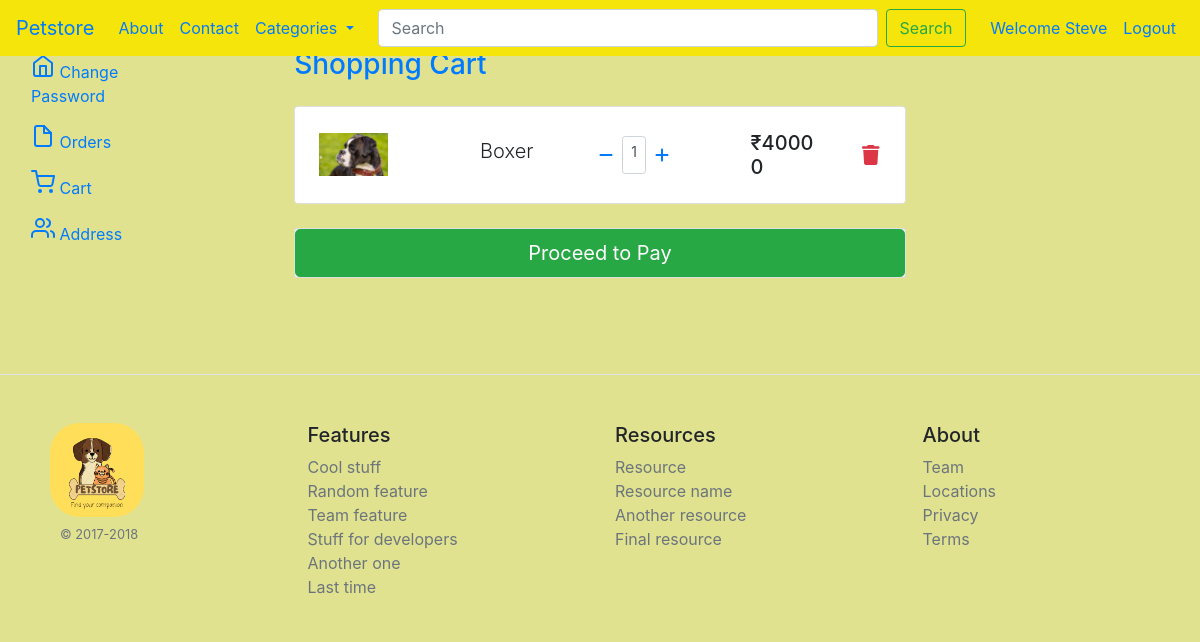
Page /view_cart/ (signed in) on the committed database.
### core/models.py (models this page shows, shortened)
class Cart(models.Model):
    user = models.ForeignKey(User, on_delete=models.CASCADE)
    product = models.ForeignKey(Pet, on_delete=models.CASCADE)
    quantity = models.PositiveIntegerField(default=1)         # Quantity cannot be negative so we have used PositiveIntegerField
    @property
    def price_and_quantity_total(self):
        return self.product.discounted_price*self.quantity

class Pet(models.Model):
    CATEGORY_CHOICES = [
        ('DOG', 'Dog'),
        ('CAT', 'Cat'),
        ('BIRD', 'Bird'),
    ]
    name = models.CharField(max_length=100)
    category = models.CharField(max_length=20, choices=CATEGORY_CHOICES)
    small_description=models.CharField(max_length=300)
    description=models.TextField()
    original_price = models.IntegerField()
    discounted_price = models.IntegerField()
    pet_image =models.ImageField(upload_to='pet_images')  # As we are using image field we have to intall 'pillow'. And we have to Define MEDIA_URL in settings.py file so that all folder should save in media directory

### core/views.py (the view)
# urls.py: path('view_cart/',views.view_cart, name="viewcart"),
def view_cart(request):
    if request.user.is_authenticated:
        cart_items =Cart.objects.filter(user=request.user)
        return render(request,'core/view_cart.html',{'cart_items':cart_items})
    else:
        return redirect('login')

### core/templates/core/view_cart.html (shortened to what this page needs)
{% extends "core/base.html" %}
{% block content %}
<div class="container-fluid profile">
      <div class="row">
        <div class="col-md-2 d-none d-md-block sidebar" >
            <nav >
            <div class="sidebar-sticky">
                <ul class="nav flex-column">
                <li class="nav-item">
                    <a class="nav-link active" href="{% url "profile" %}">
                    </a>
                </li>
                <li class="nav-item">
                    <a class="nav-link active" href="{% url "changepassword" %}">
                    Change Password <span class="sr-only">(current)</span>
                    </a>
                </li>
                <li class="nav-item">
                    <a class="nav-link " href="#">
                    Orders
                    </a>
                </li>
                <li class="nav-item">
                    <a class="nav-link" href="{% url "viewcart" %}">
                    Cart
                    </a>
                </li>
                <li class="nav-item">
                    <a class="nav-link" href="#">
                    Address
                    </a>
                </li>
                </ul>
            </div>
            </nav>
        </div>
        <div class="col-md-8">
            <div class="container h-100 py-5">
                <div class="row d-flex justify-content-center align-items-center h-100">
                <div class="col-10">
                    <div class="d-flex justify-content-between align-items-center mb-4">
                    <h3 class="fw-normal mb-0 text-black text-primary">Shopping Cart</h3>
                    </div>
                {% for item in cart_items %}
                    <div class="card rounded-3 mb-4">
                        <div class="card-body p-4">
                        <div class="row d-flex justify-content-between align-items-center">
                        <div class="col-md-2 col-lg-2 col-xl-2">
                            <img
                            src="{{item.product.pet_image.url}}"
                            class="img-fluid rounded-3" alt="Cotton T-shirt">
                        </div>
                        <div class="col-md-3 col-lg-3 col-xl-3">
                            <p class="lead fw-normal mb-2">{{item.product.name}}</p>
                        </div>
                        <div class="col-md-3 col-lg-3 col-xl-2 d-flex">
                            <button class="btn btn-link px-2">
                            <a href="{% url "delete_quantity" item.id %}"><i class="fas fa-minus"></i></a>
                            </button>
                            <div class="form-control form-control-sm">
                                {{item.quantity}}
                            </div>
                            <button class="btn btn-link px-2">
                             <a href="{% url "add_quantity" item.id %}"><i class="fas fa-plus"></i></a>
                            </button>
                        </div>
                        <div class="col-md-3 col-lg-2 col-xl-2 offset-lg-1 ">
                            <h5 class="mb-0">₹{{item.price_and_quantity_total}}</h5>
                        </div>
                        <div class="col-md-1 col-lg-1 col-xl-1 text-end">
                            <a href="{% url "deletecart" item.id %}" class="text-danger"><i class="fas fa-trash fa-lg"></i></a>
                        </div>
                        </div>
                    </div>
                    </div>
               {% endfor %}
                    <div class="card">
                        <div >
                            <a href="{% url "checkout" %}">
                                <button type="button" class="btn btn-success btn-block btn-lg">Proceed to Pay</button>
                            </a>
                        </div>
                    </div>
                </div>
                </div>
            </div>
        </div>
      </div>
    </div>
{% endblock content %}

### core/templates/core/navbar.html (shortened to what this page needs)
    <nav class="navbar navbar-expand-lg fixed-top" style = "background-color: rgb(245, 229, 10);"  >
        <a class="navbar-brand" href="/">Petstore</a>
        <div class="collapse navbar-collapse" id="navbarSupportedContent">
          <ul class="navbar-nav mr-auto">
            <li class="nav-item active">
              <a class="nav-link" href="{% url "about" %}">About<span class="sr-only">(current)</span></a>
            </li>
            <li class="nav-item">
              <a class="nav-link" href="{% url "contact" %}">Contact</a>
            </li>
            <li class="nav-item dropdown">
              <a class="nav-link dropdown-toggle" href="/" role="button" data-toggle="dropdown" aria-expanded="false">
                Categories
              </a>
            </li>
          </ul>
          <form class="form-inline  my-lg-0 mr-auto">
            <input class="form-control custom-search-bar mr-2 " type="search" placeholder="Search" aria-label="Search" style="width:500px" >
            <button class="btn btn-outline-success my-2 my-sm-0" type="submit">Search</button>
          </form>
          <ul class="navbar-nav">
            {% if request.user.is_authenticated %}
            <li class="nav-item active">
              <a class="nav-link" href="{% url "profile" %}">Welcome {{request.user.first_name}}<span class="sr-only">(current)</span></a>
            </li>
            <li class="nav-item">
              <a class="nav-link" href="{% url "logout" %}">Logout</a>
            </li>
            {% endif %}
          </ul>
        </div>
      </nav>

### core/static/core/css/core.css (style rules this page uses)
body { background-color: rgb(225, 226, 143); }
.custom-search-bar { width: 300px; }
.mb-2 { border-radius: 30px; margin-left: 50px; }

### rows in the picture
Cart: product.pet_image (picture), product.name "Boxer", quantity "1", price_and_quantity_total "40000"

### other values in the picture
{{ request.user.first_name }} "Steve"
